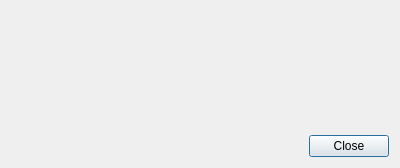
<?xml version="1.0" encoding="UTF-8"?>
<ui version="4.0">
 <class>stacks::about_dialog</class>
 <widget class="QDialog" name="stacks::about_dialog">
  <property name="geometry">
   <rect>
    <x>0</x>
    <y>0</y>
    <width>400</width>
    <height>168</height>
   </rect>
  </property>
  <property name="windowTitle">
   <string>Dialog</string>
  </property>
  <property name="modal">
   <bool>true</bool>
  </property>
  <layout class="QVBoxLayout" name="verticalLayout">
   <item>
    <widget class="QLabel" name="lbl_application_name"/>
   </item>
   <item>
    <widget class="QLabel" name="lbl_copyright"/>
   </item>
   <item>
    <widget class="QLabel" name="lbl_url">
     <property name="openExternalLinks">
      <bool>true</bool>
     </property>
     <property name="textInteractionFlags">
      <set>Qt::LinksAccessibleByKeyboard|Qt::LinksAccessibleByMouse</set>
     </property>
    </widget>
   </item>
   <item>
    <widget class="QLabel" name="lbl_bug_url"/>
   </item>
   <item>
    <widget class="QDialogButtonBox" name="buttonBox">
     <property name="orientation">
      <enum>Qt::Horizontal</enum>
     </property>
     <property name="standardButtons">
      <set>QDialogButtonBox::Close</set>
     </property>
    </widget>
   </item>
  </layout>
 </widget>
 <resources/>
 <connections>
  <connection>
   <sender>buttonBox</sender>
   <signal>accepted()</signal>
   <receiver>stacks::about_dialog</receiver>
   <slot>accept()</slot>
   <hints>
    <hint type="sourcelabel">
     <x>248</x>
     <y>254</y>
    </hint>
    <hint type="destinationlabel">
     <x>157</x>
     <y>274</y>
    </hint>
   </hints>
  </connection>
  <connection>
   <sender>buttonBox</sender>
   <signal>rejected()</signal>
   <receiver>stacks::about_dialog</receiver>
   <slot>reject()</slot>
   <hints>
    <hint type="sourcelabel">
     <x>316</x>
     <y>260</y>
    </hint>
    <hint type="destinationlabel">
     <x>286</x>
     <y>274</y>
    </hint>
   </hints>
  </connection>
 </connections>
</ui>
